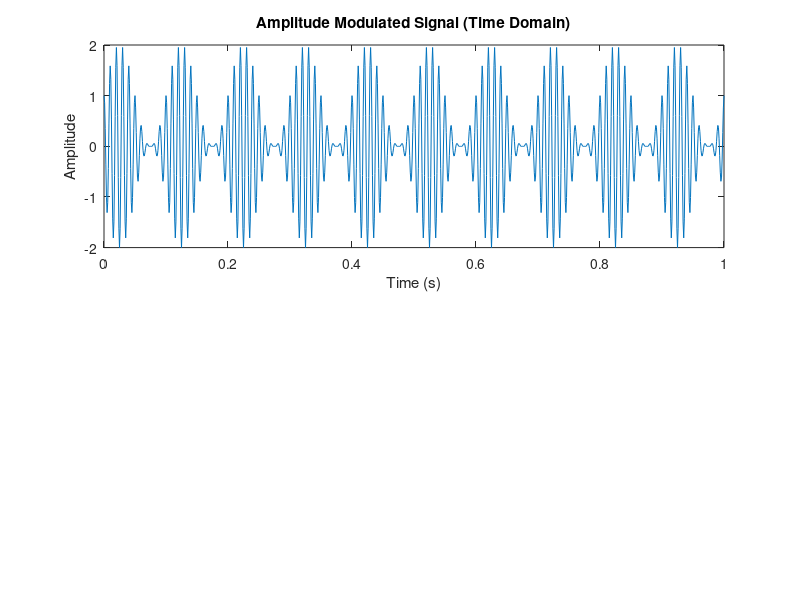

Reproduce this figure in MATLAB.
fs = 1000;
fc = 100;
t = 0:1/fs:1;
carrier = cos(2*pi*fc*t);

fm = 10;
modulating = sin(2*pi*fm*t);

amplitude_modulated = (1 + modulating) .* carrier;

subplot(2,1,1);
plot(t, amplitude_modulated);
xlabel('Time (s)');
ylabel('Amplitude');
title('Amplitude Modulated Signal (Time Domain)');
